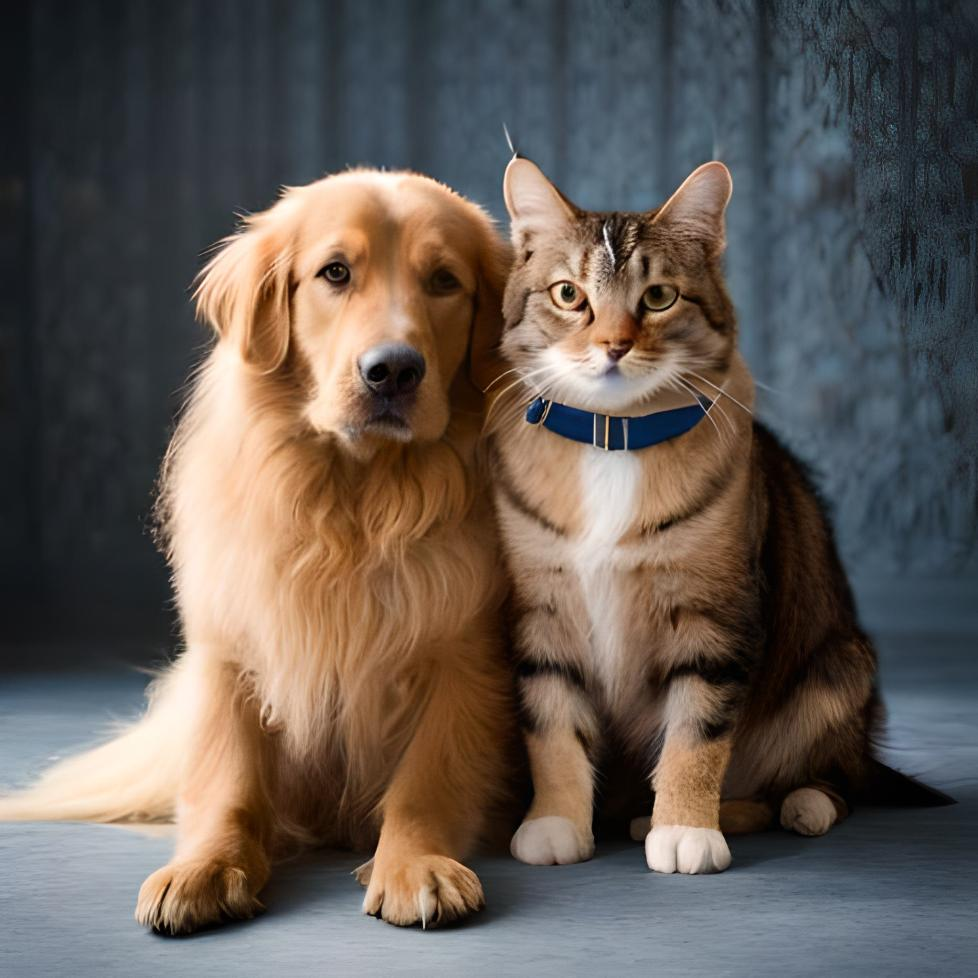
#> input picture Dataset/1.Sample-img1/original_image.jpg, 978 x 978 px
$ python -i submission.py   (imports and definitions only)
#> lines starting #> are read from the running program, lines starting #| are printed output that depends on the picture; after the words box and inside, x2 and y2 are one past the last pixel; in counts of white or black regions, pixels touching at a corner belong together
"""
Sample submission file
"""

import cv2


def submission(file_path):
    """
    Sample submission function

    :param file_path:
    :return:
    """
    image = cv2.imread(file_path)
#> image is the input picture: shape (978, 978, 3); mean B, G, R 84.2, 90.4, 99.3
    gray = cv2.cvtColor(image, cv2.COLOR_BGR2GRAY)
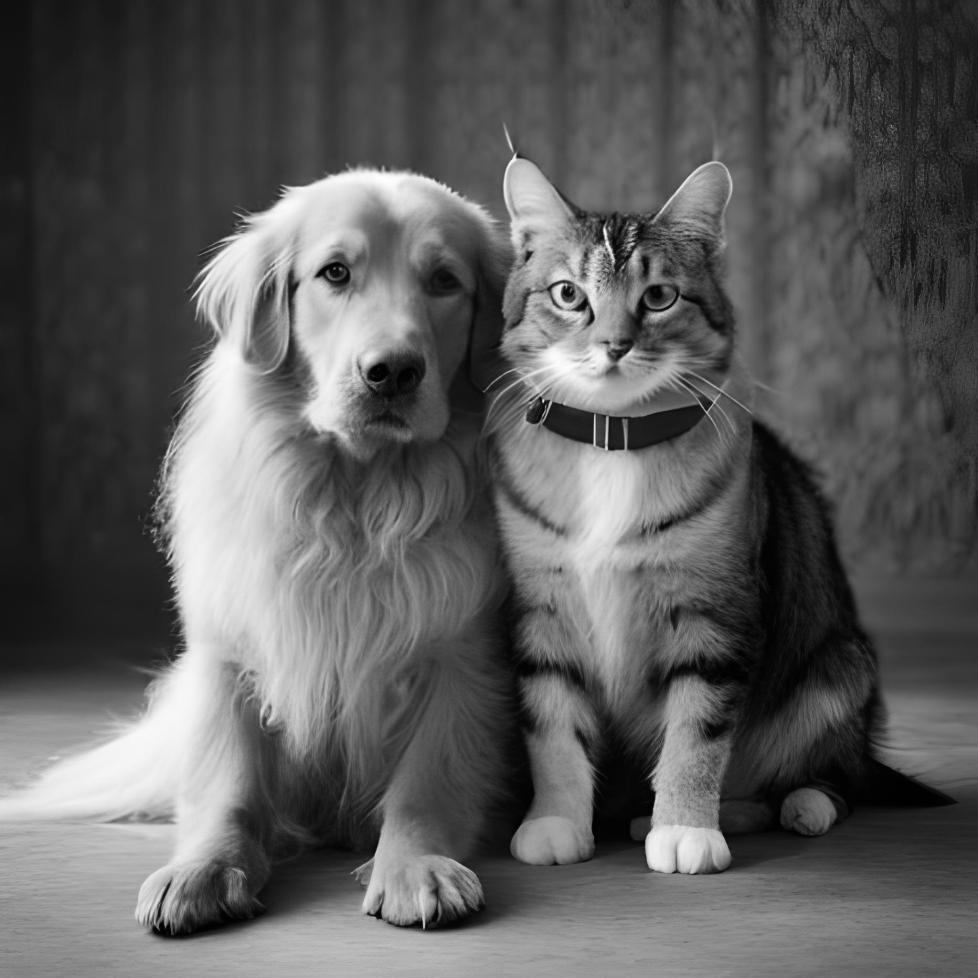
#> gray: shape (978, 978); min 0, max 255, mean 92.4
    out = cv2.morphologyEx(gray, cv2.MORPH_CLOSE, (3, 3), iterations=5)
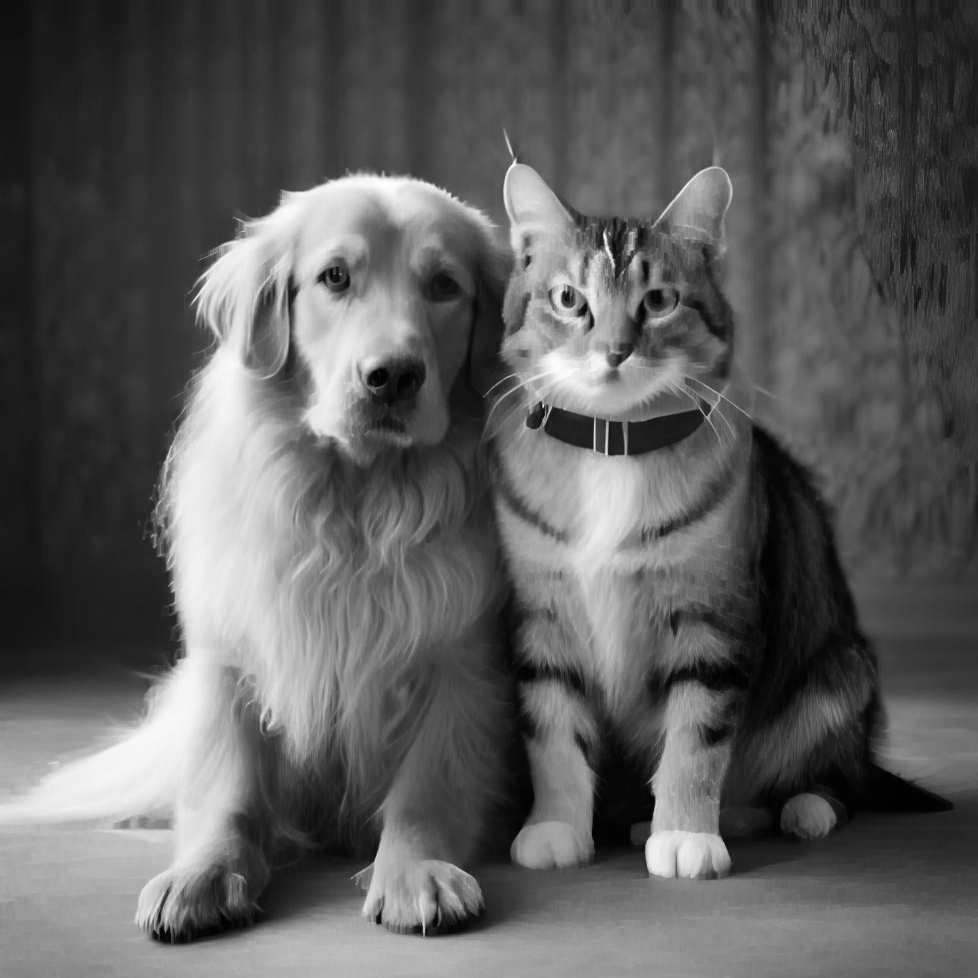
#> out: shape (978, 978); min 0, max 255, mean 93.3
    _, thresh = cv2.threshold(out, 0, 255, cv2.THRESH_BINARY_INV + cv2.THRESH_OTSU)
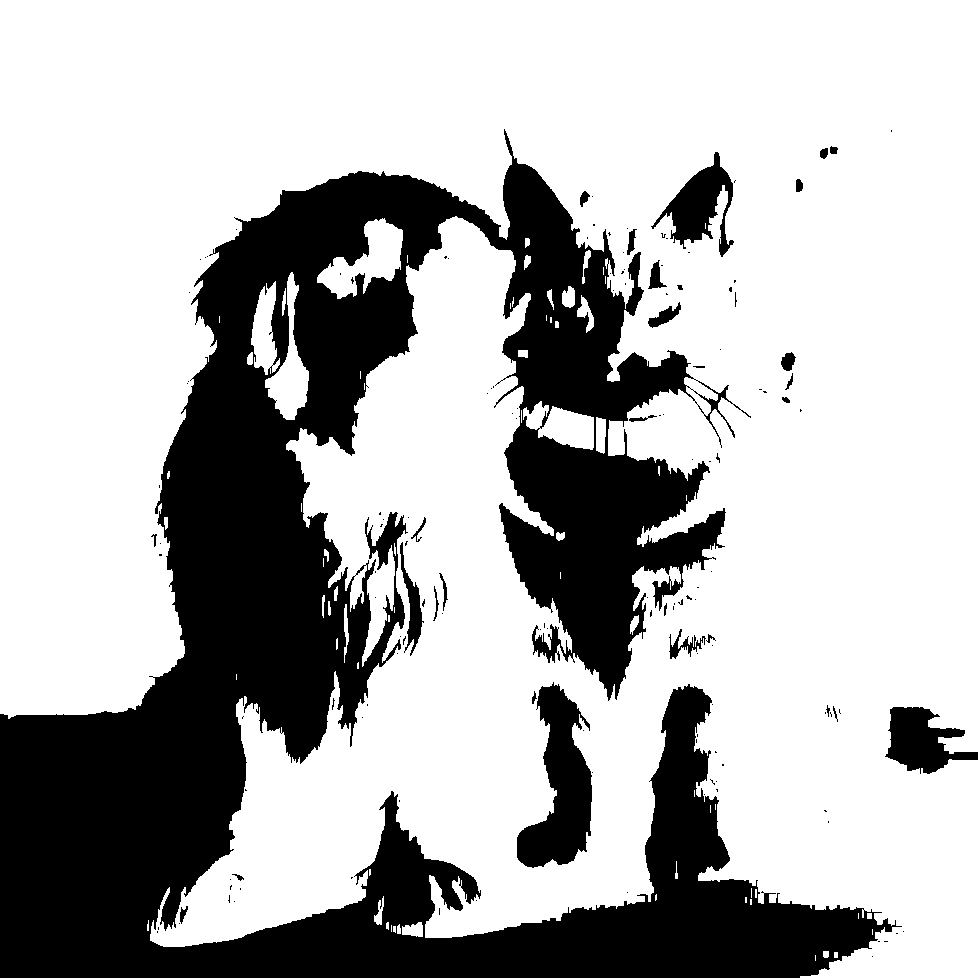
#> thresh: shape (978, 978); 70.3% white; 145 black regions (115 under 20 px)
    contours, _ = cv2.findContours(thresh, cv2.RETR_EXTERNAL, cv2.CHAIN_APPROX_NONE)
#> contours = 70 contours, 42 with area under 20; largest, box (x1, y1, x2, y2) and area: (0, 0, 978, 978) 668883, (317, 218, 403, 299) 3048, (265, 272, 309, 420) 2267, (523, 401, 594, 450) 1932, (251, 281, 280, 375) 1480
    co_ords = []

    for contour in contours:
        moment = cv2.moments(contour)
        center_x = int(moment['m10'] / moment['m00'])
        center_y = int(moment['m01'] / moment['m00'])
        co_ords.append((center_x, 480 - center_y))
#> this loop made 1 pass
#> after the loop, co_ords = []

    co_ords = sorted(co_ords, key=lambda x: (x[0], x[1]))
    origin = co_ords[0]

    co_ords = [(x - origin[0], y - origin[1]) for (x, y) in co_ords]
    return co_ords[1:]

#> (the run stopped early here; a loop or call above may not have finished)
